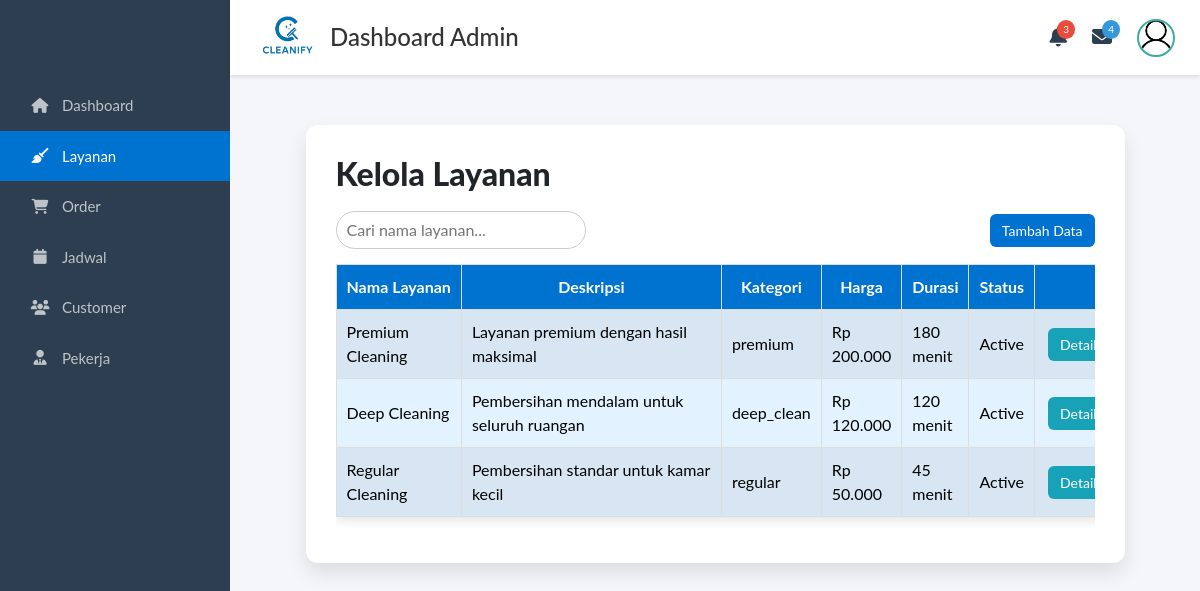
The app's page /Frontend/Admin/dashboard.php?page=layanan (signed in), older data.
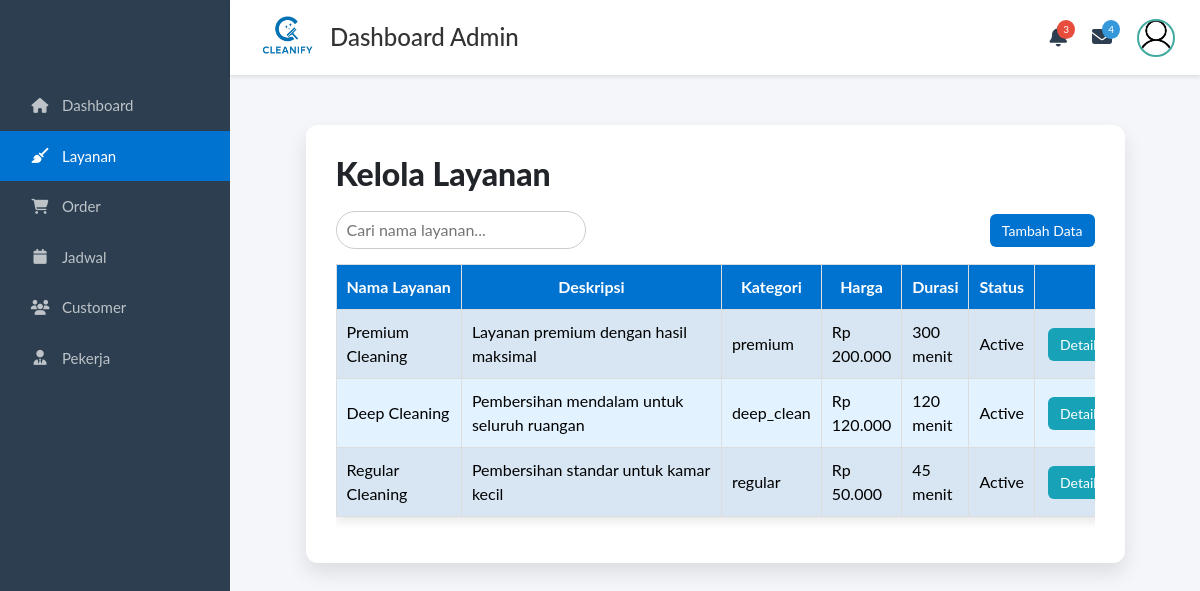
The same page, newer data.
### tables this page shows
CREATE TABLE `services` (
  `id` bigint(20) UNSIGNED NOT NULL,
  `name` varchar(100) NOT NULL,
  `category` enum('regular','deep_clean','premium') NOT NULL,
  `price` decimal(10,2) NOT NULL,
  `duration_minutes` int(11) NOT NULL,
  `status` enum('active','inactive') DEFAULT 'active',
  `short_description` varchar(255) DEFAULT NULL,
  `full_description` mediumtext DEFAULT NULL,
  `features` mediumtext DEFAULT NULL,
  `not_included` mediumtext DEFAULT NULL,
  `created_at` timestamp NOT NULL DEFAULT current_timestamp(),
  `updated_at` timestamp NOT NULL DEFAULT current_timestamp() ON UPDATE current_timestamp()
);

### Frontend/Admin/layanan/layanan.php (the view, shortened to what this page needs)
<?php
require __DIR__ . '/../../../Backend/db.php';
require __DIR__ . '/../../../Backend/Logic/service_logic.php';
$search = trim($_GET['search'] ?? '');
$sql = "SELECT id, name, short_description, category, price, duration_minutes, status FROM services";
if ($search !== '') {
    $sql .= " WHERE name LIKE ? ORDER BY id DESC";
    $stmt = $conn->prepare($sql);
    $param = "%{$search}%";
    $stmt->bind_param("s", $param);
} else {
    $sql .= " ORDER BY id DESC";
    $stmt = $conn->prepare($sql);
}
$stmt->execute();
$result = $stmt->get_result();
?>
<div class="layanan-page">
  <div class="cleanify-card">
    <h2>Kelola Layanan</h2>
    <div class="top-bar">
      <div class="search">
        <form method="GET" action="dashboard.php" style="display:inline;">
          <input
            type="text"
            name="search"
            placeholder="Cari nama layanan..."
            class="search-input"
            value="<?= htmlspecialchars($search); ?>"
          >
        </form>
      </div>
      <div class="add-btn">
        <a href="dashboard.php?page=layanan_create" class="btn btn-success">Tambah Data</a>
      </div>
    </div>
    <div class="table-responsive">
      <table class="table table-bordered table-striped">
        <thead>
          <tr>
            <th>Nama Layanan</th>
            <th>Deskripsi</th>
            <th>Kategori</th>
            <th>Harga</th>
            <th>Durasi</th>
            <th>Status</th>
            <th>Aksi</th>
          </tr>
        </thead>
        <tbody>
          <?php if ($result && $result->num_rows > 0): ?>
            <?php while($row = $result->fetch_assoc()): ?>
              <tr>
                <td><?= htmlspecialchars($row['name']); ?></td>
                <td><?= htmlspecialchars($row['short_description']); ?></td>
                <td><?= htmlspecialchars($row['category']); ?></td>
                <td>Rp <?= number_format((float)$row['price'], 0, ",", "."); ?></td>
                <td><?= (int)$row['duration_minutes']; ?> menit</td>
                <td><?= htmlspecialchars(ucfirst($row['status'])); ?></td>
                <td class="td-aksi">
                  <a href="dashboard.php?page=layanan_detail&id=<?= (int)$row['id']; ?>" class="btn btn-info">Detail</a>
                </td>
              </tr>
            <?php endwhile; ?>
          <?php else: ?>
            <tr><td colspan="7" style="text-align:center;">Data layanan tidak tersedia.</td></tr>
          <?php endif; ?>
        </tbody>
      </table>
    </div>
  </div>
</div>

Row changes from the older to the newer data that the page shows:
changed services "Premium Cleaning": duration_minutes "180" → "300"
